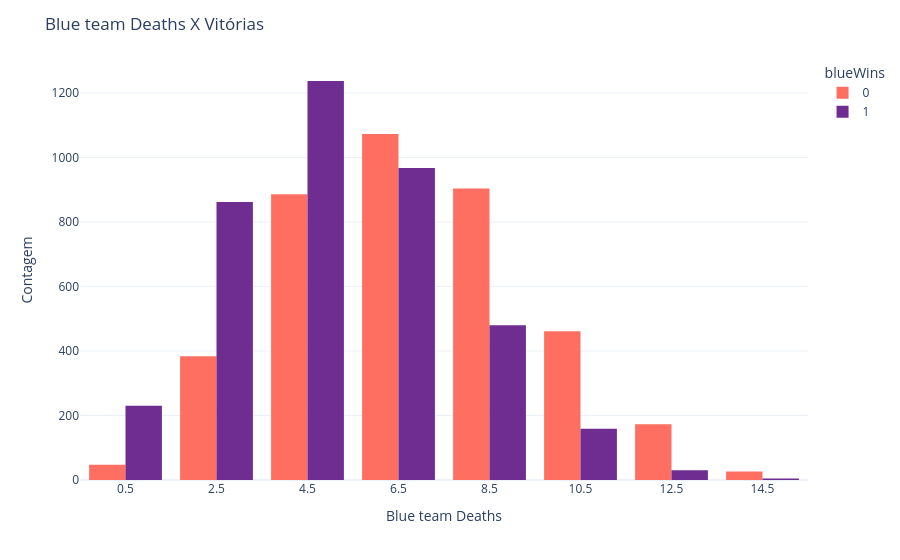

Source (notebook cell):
### Code cell
# Correlação blueDeaths e blueWins
death_w = df_limpo.groupby(['blueDeaths','blueWins'])['blueDeaths'].size().reset_index(name='count')

fig = px.histogram(death_w,
                   x='blueDeaths',
                   y='count',
                   color='blueWins',
                   color_discrete_map={0:'#FF6F61', 1:'#6F2C91'},
                   nbins=12)
fig.update_layout(
    template='plotly_white',
    title = 'Blue team Deaths X Vitórias',
    xaxis_title='Blue team Deaths',
    yaxis_title='Contagem',
    barmode='group'
)
fig.show()

### Figure 1 — Plotly figure (JSON) as saved in the notebook; plotly's stock layout.template omitted (floating-point values rounded to 4 significant figures)
{"data": [{"bingroup": "x", "histfunc": "sum", "hovertemplate": "blueWins=0<br>blueDeaths=%{x}<br>sum of count=%{y}<extra></extra>", "legendgroup": "0", "marker": {"color": "#FF6F61", "pattern": {"shape": ""}}, "name": "0", "nbinsx": 12, "orientation": "v", "showlegend": true, "x": [0, 1, 2, 3, 4, 5, 6, 7, 8, 9, 10, 11, 12, 13, 14], "xaxis": "x", "y": [10, 37, 124, 260, 368, 518, 547, 526, 510, 394, 264, 197, 113, 60, 26], "yaxis": "y", "type": "histogram"}, {"bingroup": "x", "histfunc": "sum", "hovertemplate": "blueWins=1<br>blueDeaths=%{x}<br>sum of count=%{y}<extra></extra>", "legendgroup": "1", "marker": {"color": "#6F2C91", "pattern": {"shape": ""}}, "name": "1", "nbinsx": 12, "orientation": "v", "showlegend": true, "x": [0, 1, 2, 3, 4, 5, 6, 7, 8, 9, 10, 11, 12, 13, 14], "xaxis": "x", "y": [50, 180, 366, 496, 649, 588, 540, 427, 281, 199, 109, 50, 20, 10, 5], "yaxis": "y", "type": "histogram"}], "layout": {"xaxis": {"anchor": "y", "domain": [0.0, 1.0], "title": {"text": "Blue team Deaths"}}, "yaxis": {"anchor": "x", "domain": [0.0, 1.0], "title": {"text": "Contagem"}}, "legend": {"title": {"text": "blueWins"}, "tracegroupgap": 0}, "margin": {"t": 60}, "barmode": "group", "title": {"text": "Blue team Deaths X Vitórias"}}}
